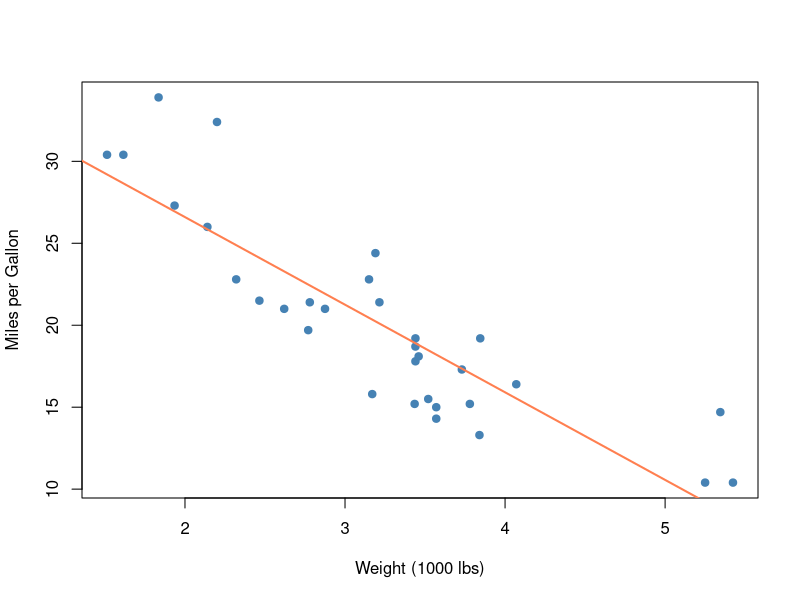
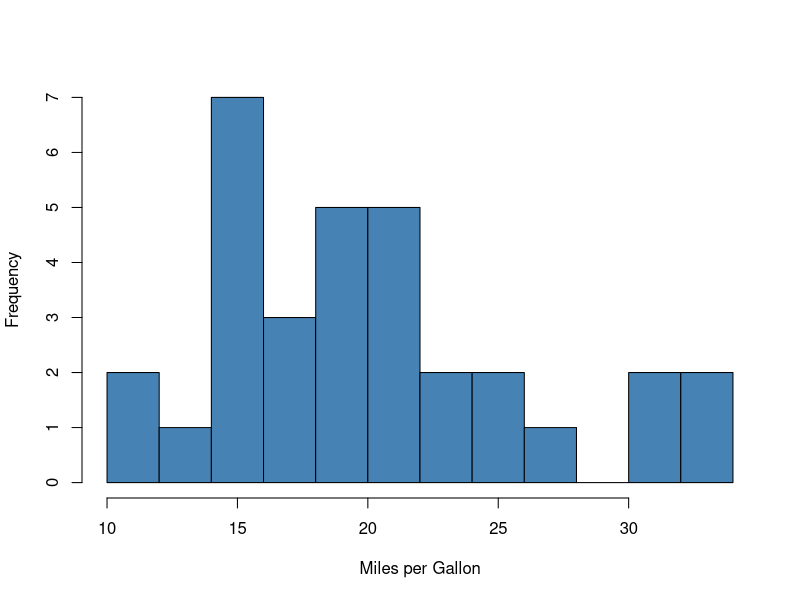
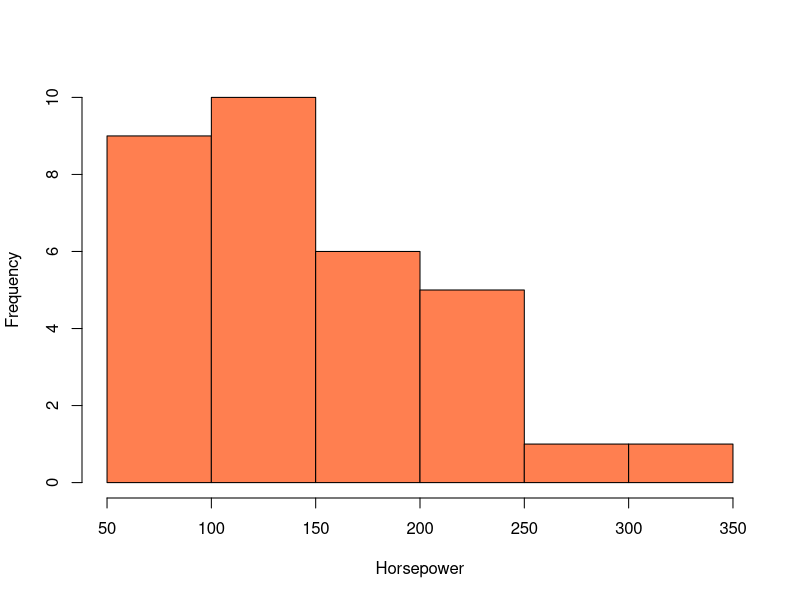
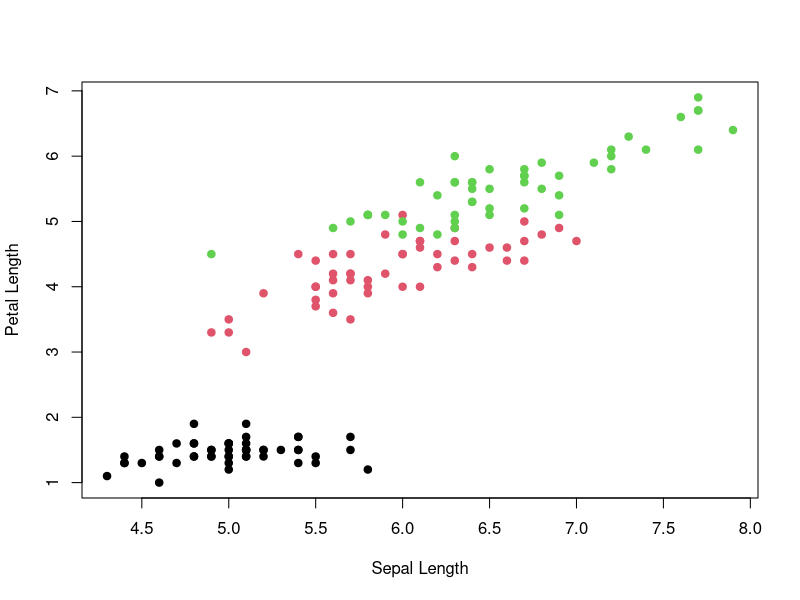
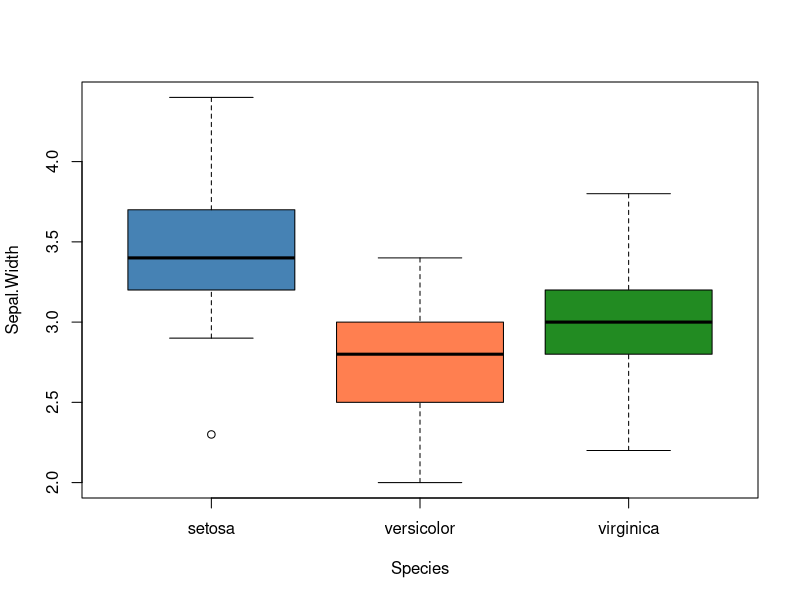

Write the R code that produced these figures, in order.
## ---- chunk 1
#| results: markup

# Default behavior: output is formatted as code output
head(mtcars, 3)
## ---- chunk 2
#| results: asis

cat("**This text is bold** because R output is treated as markdown.\n\n")
cat("| Column A | Column B |\n")
cat("|----------|----------|\n")
cat("| 1        | 2        |\n")
cat("| 3        | 4        |\n")
## ---- chunk 3
#| results: asis

datasets <- list(
  mtcars = mtcars,
  iris = iris,
  airquality = airquality
)

for (name in names(datasets)) {
  cat(sprintf("### %s\n\n", name))
  cat(sprintf("- **Rows:** %d\n", nrow(datasets[[name]])))
  cat(sprintf("- **Columns:** %d\n", ncol(datasets[[name]])))
  cat(sprintf("- **Column names:** %s\n\n", paste(names(datasets[[name]]), collapse = ", ")))
}
## ---- chunk 4
#| results: asis
#| code-fold: true

# Your code here:
for (cyl_val in sort(unique(mtcars$cyl))) {
  subset_data <- mtcars[mtcars$cyl == cyl_val, ]
  cat(sprintf("### %d Cylinders\n\n", cyl_val))
  cat(sprintf("- Cars: %d\n", nrow(subset_data)))
  cat(sprintf("- Avg MPG: %.1f\n", mean(subset_data$mpg)))
  cat(sprintf("- Avg HP: %.0f\n\n", mean(subset_data$hp)))
}
## ---- chunk 5
#| label: fig-mpg-scatter
#| fig-cap: "Relationship between car weight and fuel efficiency"
#| fig-width: 7
#| fig-height: 5

plot(mtcars$wt, mtcars$mpg,
     pch = 19, col = "steelblue",
     xlab = "Weight (1000 lbs)",
     ylab = "Miles per Gallon",
     main = "")
abline(lm(mpg ~ wt, data = mtcars), col = "coral", lwd = 2)
## ---- chunk 6
#| label: tbl-cylinder-summary
#| tbl-cap: "Average statistics by cylinder count"

cyl_summary <- aggregate(
  cbind(mpg, hp, wt) ~ cyl,
  data = mtcars,
  FUN = mean
)
names(cyl_summary) <- c("Cylinders", "Avg MPG", "Avg HP", "Avg Weight")
knitr::kable(cyl_summary, digits = 1)
## ---- chunk 7
#| layout-ncol: 2
#| fig-cap:
#|   - "MPG distribution"
#|   - "Horsepower distribution"

hist(mtcars$mpg, main = "", col = "steelblue",
     xlab = "Miles per Gallon", breaks = 10)
hist(mtcars$hp, main = "", col = "coral",
     xlab = "Horsepower", breaks = 10)
## ---- chunk 8
#| layout-ncol: 2
#| label: fig-iris-plots
#| fig-cap:
#|   - "Sepal length vs petal length"
#|   - "Sepal width by species"

# Plot 1: scatter
plot(iris$Sepal.Length, iris$Petal.Length,
     pch = 19, col = as.numeric(iris$Species),
     xlab = "Sepal Length", ylab = "Petal Length")

# Plot 2: boxplot
boxplot(Sepal.Width ~ Species, data = iris,
        col = c("steelblue", "coral", "forestgreen"))
